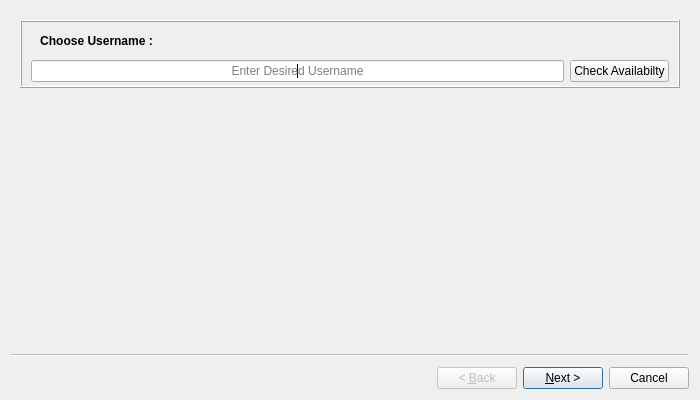
<?xml version="1.0" encoding="UTF-8"?>
<ui version="4.0">
 <class>MainWizard</class>
 <widget class="QWizard" name="MainWizard">
  <property name="geometry">
   <rect>
    <x>0</x>
    <y>0</y>
    <width>700</width>
    <height>400</height>
   </rect>
  </property>
  <property name="sizePolicy">
   <sizepolicy hsizetype="Preferred" vsizetype="Expanding">
    <horstretch>0</horstretch>
    <verstretch>0</verstretch>
   </sizepolicy>
  </property>
  <property name="minimumSize">
   <size>
    <width>700</width>
    <height>400</height>
   </size>
  </property>
  <property name="windowTitle">
   <string>Wizard</string>
  </property>
  <widget class="QWizardPage" name="Register_Username_Page">
   <layout class="QGridLayout" name="gridLayout_3">
    <item row="0" column="0">
     <widget class="QFrame" name="Username_Container">
      <property name="sizePolicy">
       <sizepolicy hsizetype="Minimum" vsizetype="Preferred">
        <horstretch>0</horstretch>
        <verstretch>0</verstretch>
       </sizepolicy>
      </property>
      <property name="layoutDirection">
       <enum>Qt::LeftToRight</enum>
      </property>
      <property name="autoFillBackground">
       <bool>false</bool>
      </property>
      <property name="frameShape">
       <enum>QFrame::Box</enum>
      </property>
      <property name="frameShadow">
       <enum>QFrame::Raised</enum>
      </property>
      <layout class="QGridLayout" name="gridLayout_2">
       <property name="topMargin">
        <number>3</number>
       </property>
       <property name="bottomMargin">
        <number>4</number>
       </property>
       <property name="verticalSpacing">
        <number>3</number>
       </property>
       <item row="0" column="0">
        <widget class="QFrame" name="frame_2">
         <property name="enabled">
          <bool>true</bool>
         </property>
         <property name="sizePolicy">
          <sizepolicy hsizetype="Fixed" vsizetype="Fixed">
           <horstretch>0</horstretch>
           <verstretch>0</verstretch>
          </sizepolicy>
         </property>
         <property name="frameShape">
          <enum>QFrame::NoFrame</enum>
         </property>
         <property name="frameShadow">
          <enum>QFrame::Raised</enum>
         </property>
         <layout class="QGridLayout" name="gridLayout">
          <property name="verticalSpacing">
           <number>6</number>
          </property>
          <item row="0" column="0">
           <widget class="QLabel" name="label">
            <property name="font">
             <font>
              <weight>75</weight>
              <bold>true</bold>
              <kerning>true</kerning>
             </font>
            </property>
            <property name="text">
             <string>Choose Username :</string>
            </property>
            <property name="alignment">
             <set>Qt::AlignCenter</set>
            </property>
            <property name="wordWrap">
             <bool>true</bool>
            </property>
            <property name="margin">
             <number>0</number>
            </property>
           </widget>
          </item>
         </layout>
        </widget>
       </item>
       <item row="1" column="0">
        <widget class="QLineEdit" name="UsernameEdit">
         <property name="sizePolicy">
          <sizepolicy hsizetype="Expanding" vsizetype="Fixed">
           <horstretch>90</horstretch>
           <verstretch>0</verstretch>
          </sizepolicy>
         </property>
         <property name="layoutDirection">
          <enum>Qt::LeftToRight</enum>
         </property>
         <property name="text">
          <string/>
         </property>
         <property name="alignment">
          <set>Qt::AlignCenter</set>
         </property>
         <property name="placeholderText">
          <string>Enter Desired Username</string>
         </property>
        </widget>
       </item>
       <item row="1" column="1">
        <widget class="QPushButton" name="CheckButton">
         <property name="sizePolicy">
          <sizepolicy hsizetype="Fixed" vsizetype="Fixed">
           <horstretch>0</horstretch>
           <verstretch>0</verstretch>
          </sizepolicy>
         </property>
         <property name="font">
          <font>
           <pointsize>9</pointsize>
          </font>
         </property>
         <property name="layoutDirection">
          <enum>Qt::RightToLeft</enum>
         </property>
         <property name="text">
          <string>Check Availabilty</string>
         </property>
        </widget>
       </item>
       <item row="0" column="1">
        <widget class="QLabel" name="Warning_Label">
         <property name="enabled">
          <bool>false</bool>
         </property>
         <property name="text">
          <string/>
         </property>
         <property name="alignment">
          <set>Qt::AlignCenter</set>
         </property>
        </widget>
       </item>
      </layout>
     </widget>
    </item>
    <item row="1" column="0">
     <spacer name="verticalSpacer">
      <property name="orientation">
       <enum>Qt::Vertical</enum>
      </property>
      <property name="sizeHint" stdset="0">
       <size>
        <width>20</width>
        <height>105</height>
       </size>
      </property>
     </spacer>
    </item>
    <item row="2" column="0">
     <spacer name="horizontalSpacer">
      <property name="orientation">
       <enum>Qt::Horizontal</enum>
      </property>
      <property name="sizeHint" stdset="0">
       <size>
        <width>361</width>
        <height>20</height>
       </size>
      </property>
     </spacer>
    </item>
   </layout>
  </widget>
  <widget class="QWizardPage" name="Register_Qualifications_Page">
   <layout class="QGridLayout" name="gridLayout_4">
    <item row="0" column="0">
     <widget class="QListWidget" name="listWidget"/>
    </item>
   </layout>
  </widget>
 </widget>
 <resources/>
 <connections/>
</ui>
